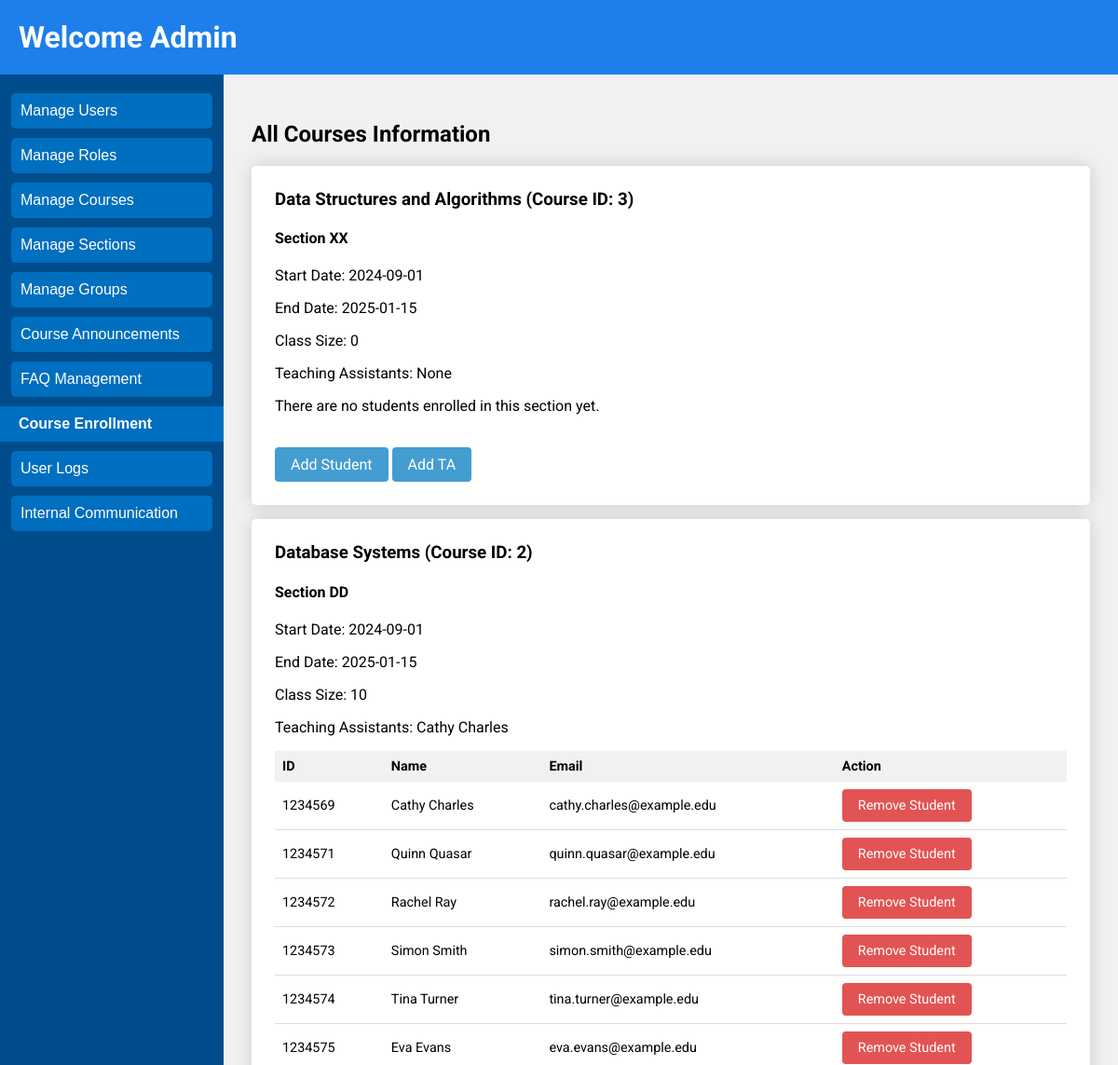
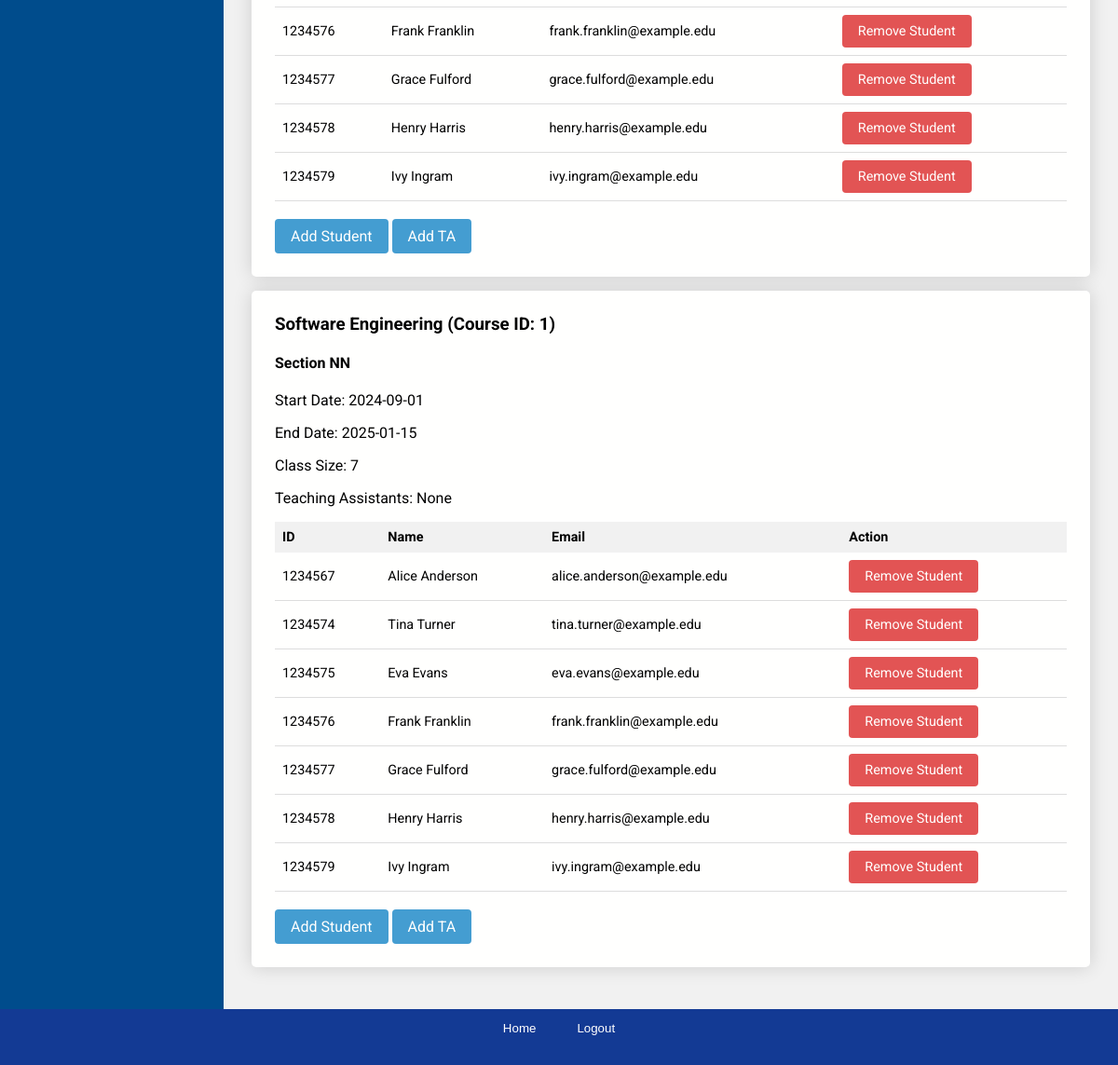
Screenshot of /users/admin/enrolling_students.php (signed in) with the database file from the repository (2 pictures, top to bottom).
### tables this page shows
CREATE TABLE IF NOT EXISTS CourseSection (
  SectionID INT AUTO_INCREMENT PRIMARY KEY,
  CourseID INT,
  SectionNumber VARCHAR(10),
  StartDate DATE,
  EndDate DATE,
  FOREIGN KEY (CourseID) REFERENCES Course(CourseID) ON DELETE CASCADE
);

CREATE TABLE IF NOT EXISTS `User` (
  UserID BIGINT AUTO_INCREMENT PRIMARY KEY,
  Name VARCHAR(255),
  EmailAddress VARCHAR(255) UNIQUE NOT NULL,
  Password VARCHAR(255) NOT NULL,
  NewUser BOOLEAN DEFAULT FALSE
);

### users/admin/enrolling_students.php (the view, shortened to what this page needs)
<?php
require_once '../../database.php';
try {
    $query = "
    SELECT
        c.CourseID,
        c.Name AS CourseName,
        cs.SectionID,
        cs.SectionNumber,
        cs.StartDate,
        cs.EndDate,
        COUNT(se.StudentID) AS ClassSize,
        GROUP_CONCAT(DISTINCT u.Name ORDER BY u.Name ASC SEPARATOR ', ') AS TAs
    FROM
        Course c
    JOIN
        CourseSection cs ON c.CourseID = cs.CourseID
    LEFT JOIN
        StudentEnrollment se ON cs.SectionID = se.SectionID
    LEFT JOIN
        (SELECT u.Name, se.SectionID
         FROM `User` u
         JOIN UserRole ur ON u.UserID = ur.UserID
         JOIN Role r ON ur.RoleID = r.RoleID
         JOIN StudentEnrollment se ON u.UserID = se.StudentID
         WHERE r.RoleName = 'TA') AS u ON u.SectionID = cs.SectionID
    GROUP BY
        c.CourseID, cs.SectionID, cs.SectionNumber, cs.StartDate, cs.EndDate
    ORDER BY
        c.Name, cs.SectionNumber;
";
    $stmt = $pdo->prepare($query);
    $stmt->execute();
    $courseSections = $stmt->fetchAll(PDO::FETCH_ASSOC);
} catch (PDOException $e) {
    die("Could not connect to the database: " . $e->getMessage());
}
$courses = [];
foreach ($courseSections as $section) {
    $courses[$section['CourseID']]['CourseName'] = $section['CourseName'];
    $courses[$section['CourseID']]['Sections'][$section['SectionID']] = $section;
}
?>
<!DOCTYPE html>
<html lang="en">
<head>
    <link rel="stylesheet" href="../../css/index.css">
</head>
<body>
<div class="page">
    <header class="header">
        <h1>Welcome Admin</h1>
    </header>
    <div class="sidebar">
        <button onclick="location.href='create_user.php'">Manage Users</button>
        <button onclick="location.href='manage_user.php'">Manage Roles</button>
        <button onclick="location.href='manage_courses.php'">Manage Courses</button>
        <button onclick="location.href='manage_sections.php'">Manage Sections</button>
        <button onclick="location.href='manage_groups.php'">Manage Groups</button>
        <button onclick="location.href='manage_announcements.php'">Course Announcements</button>
        <button onclick="location.href='manage_faqs.php'">FAQ Management</button>
        <button class="is-selected" onclick="location.href='enrolling_students.php'">Course Enrollment</button>
        <button onclick="location.href='logs.php'">User Logs</button>
        <button onclick="location.href='internal_email.php'">Internal Communication</button>
    </div>
    <main class="main">
        <h2>All Courses Information</h2>
        <?php foreach ($courses as $courseID => $course): ?>
            <div class="table-wrapper">
                <h3><?= htmlspecialchars($course['CourseName']) ?> (Course ID: <?= $courseID ?>)</h3>
                <?php foreach ($course['Sections'] as $section): ?>
                    <div>
                        <h4>Section <?= htmlspecialchars($section['SectionNumber']) ?></h4>
                        <p>Start Date: <?= htmlspecialchars($section['StartDate']) ?></p>
                        <p>End Date: <?= htmlspecialchars($section['EndDate']) ?></p>
                        <p>Class Size: <?= htmlspecialchars($section['ClassSize']) ?></p>
                        <p>Teaching Assistants: <?= htmlspecialchars($section['TAs'] ?? 'None') ?></p>
                        <?php if ($section['ClassSize'] > 0): ?>
                            <table class="content-table">
                                <thead>
                                    <tr>
                                        <th>ID</th>
                                        <th>Name</th>
                                        <th>Email</th>
                                        <th>Action</th>
                                    </tr>
                                </thead>
                                <tbody>
                                    <?php
                                    $sql = "SELECT u.UserID, u.Name, u.EmailAddress
                                            FROM StudentEnrollment se
                                            JOIN `User` u ON se.StudentID = u.UserID
                                            WHERE se.SectionID = :sectionId";
                                    $stmt = $pdo->prepare($sql);
                                    $stmt->execute(['sectionId' => $section['SectionID']]);
                                    $students = $stmt->fetchAll(PDO::FETCH_ASSOC);
                                    foreach ($students as $student): ?>
                                        <tr>
                                            <td><?= htmlspecialchars($student['UserID']) ?></td>
                                            <td><?= htmlspecialchars($student['Name']) ?></td>
                                            <td><?= htmlspecialchars($student['EmailAddress']) ?></td>
                                            <td><button class="button is-delete" onclick="removeStudent(<?= $section['SectionID'] ?>, <?= $student['UserID'] ?>)">Remove Student</button></td>
                                        </tr>
                                    <?php endforeach; ?>
                                </tbody>
                            </table>
                        <?php else: ?>
                            <p>There are no students enrolled in this section yet.</p>
                        <?php endif; ?>
                        <br>
                        <button class="button is-primary" onclick="openModal('<?= $section['SectionID'] ?>')">Add Student</button>
                        <button class="button is-primary" onclick="openModalTA('<?= $section['SectionID'] ?>')">Add TA</button>
                    </div>
                <?php endforeach; ?>
            </div>
        <?php endforeach; ?>
    </main>
    <footer class="footer">
        <button onclick="location.href='home.php'">Home</button>
        <button onclick="location.href='../../logout.php'">Logout</button>
    </footer>
</div>
</body>
</html>

### css/global.css (style rules this page uses)
:root { --white: #fffffe; --red10: #e25454; --red20: #cb4c4c; --orange10: #dc852f; --green10: #75bb45; --green20: #68a83e; --blue10: #78C0E0; --blue20: #449DD1; --blue25: #3a83ad; --blue30: #192BC2; --blue40: #004C8C; --blue45: #013763; --blue50: #150578; --blue60: #0E0E52; --button: 500 0.875rem/1rem Roboto; }

### css/home.css (style rules this page uses)
body { font-family: "Roboto", Arial, sans-serif; margin: 0; background-color: #e9e9e9; }
.page { display: grid; grid-template-columns: 20% 1fr; grid-template-rows: 80px 1fr 60px; block-size: 100vh; grid-template-areas: "header header" "sidebar main" "footer footer"; }
.page .header { grid-area: header; background-color: #0e78eaed; color: white; padding-left: 20px; }
.page .sidebar { grid-area: sidebar; background-color: #004c8c; display: flex; flex-direction: column; align-items: center; gap: 10px; padding-top: 20px; }
.sidebar button { display: block; width: 90%; padding: 10px; font-size: 16px; color: white; background-color: #006fbf; border: none; border-radius: 5px; cursor: pointer; text-align: left; }
.sidebar button.is-selected { display: block; width: 100%; padding: 10px; padding-left: 20px; font-size: 16px; font-weight: 600; color: white; background-color: #006fbf; border: none; border-radius: 0; cursor: pointer; text-align: left; }
.page .main { grid-area: main; padding: 30px; background-color: #f1f1f1; overflow-y: auto; }
.page .footer { grid-area: footer; background-color: #133a94; color: white; padding: 10px; text-align: center; }
.footer button { background: none; border: none; color: white; padding: 1px 20px; cursor: pointer; }

### css/login.css (style rules this page uses)
body { font-family: "Roboto", Arial, sans-serif; margin: 0 ; }

### css/button.css (style rules this page uses)
.button { border: 1px solid transparent; padding-inline: 1rem; padding-block: .5rem; display: inline-block; font: var(--button-button); text-decoration: none; cursor: pointer; color: currentColor; background: transparent; border-radius: .25rem; }
.button.is-primary { background: var(--blue20); color: var(--white); }
.button.is-delete { background: var(--red10); color: var(--white); }

### css/table.css (style rules this page uses)
.table-wrapper { padding: 25px; background: var(--white); box-shadow: 0 0 20px rgba(0, 0, 0, 0.15); border-radius: 5px; min-width: 600px; margin-block-end: 15px; }
.table-wrapper h2, h3 { margin-block-start: 0; }
.content-table { border-collapse: collapse; font-size: 0.9em; min-width: 400px; width: 100%; text-align: left; }
.content-table thead th { background-color: #f1f1f1; }
.content-table thead tr { text-align: left; }
.content-table th, .content-table td { padding: .5rem; }
.content-table tbody tr { border-bottom: 1px solid #dddddd; }

### rows the page displays
coursesection: SectionNumber "XX", StartDate "2024-09-01", EndDate "2025-01-15", ClassSize "0", TAs "None", shows "There are no students enrolled in this section yet."
coursesection: SectionNumber "DD", StartDate "2024-09-01", EndDate "2025-01-15", ClassSize "10", TAs "Cathy Charles"
user: UserID "1234569", Name "Cathy Charles", EmailAddress "cathy.charles@example.edu"
user: UserID "1234571", Name "Quinn Quasar", EmailAddress "quinn.quasar@example.edu"
user: UserID "1234572", Name "Rachel Ray", EmailAddress "rachel.ray@example.edu"
user: UserID "1234573", Name "Simon Smith", EmailAddress "simon.smith@example.edu"
user: UserID "1234574", Name "Tina Turner", EmailAddress "tina.turner@example.edu"
user: UserID "1234575", Name "Eva Evans", EmailAddress "eva.evans@example.edu"
user: UserID "1234576", Name "Frank Franklin", EmailAddress "frank.franklin@example.edu"
user: UserID "1234577", Name "Grace Fulford", EmailAddress "grace.fulford@example.edu"
user: UserID "1234578", Name "Henry Harris", EmailAddress "henry.harris@example.edu"
user: UserID "1234579", Name "Ivy Ingram", EmailAddress "ivy.ingram@example.edu"
coursesection: SectionNumber "NN", StartDate "2024-09-01", EndDate "2025-01-15", ClassSize "7", TAs "None"
user: UserID "1234567", Name "Alice Anderson", EmailAddress "alice.anderson@example.edu"

### other values shown
$course['CourseName'] "Data Structures and Algorithms"
$courseID "3"
$course['CourseName'] "Database Systems"
$courseID "2"
$course['CourseName'] "Software Engineering"
$courseID "1"
